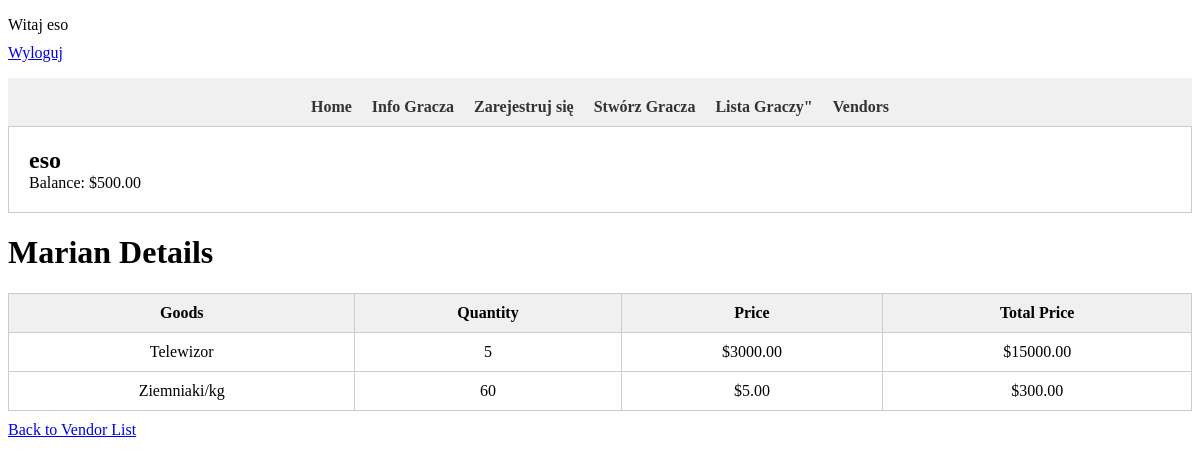
/seller/1/ (signed in), run on the app's committed database.
### SimGame/models.py (models this page shows, shortened)
class Balance(models.Model):
    user = models.OneToOneField(User, on_delete=models.CASCADE)
    amount = models.DecimalField(max_digits=10, decimal_places=2)

class Seller(models.Model):
    name = models.CharField(max_length=64)

class SellerGoods(models.Model):
    seller = models.ForeignKey(Seller, on_delete=models.CASCADE)
    goods = models.ForeignKey(Goods, on_delete=models.CASCADE)
    quantity = models.IntegerField()

class Goods(models.Model):
    name = models.CharField(max_length=64)
    price = models.DecimalField(max_digits=10, decimal_places=2)

### SimGame/views.py (the view)
# urls.py: path('seller/<int:pk>/', SellerDetail.as_view(), name='seller_detail'),
class SellerDetail(View):
    def get(self, request, pk):
        seller = get_object_or_404(Seller, pk=pk)
        sellergoods = SellerGoods.objects.filter(seller=seller).select_related('goods')
        for sellergood in sellergoods:
            sellergood.total_price = sellergood.quantity * sellergood.goods.price
        return render(request, 'seller_detail.html', {'seller': seller, 'sellergoods': sellergoods})

### templates/seller_detail.html (shortened to what this page needs)
{% extends 'base.html' %}
{% block content %}
    <h1>{{ seller.name }} Details</h1>
    <table class="seller-details-table">
        <thead>
            <tr>
                <th>Goods</th>
                <th>Quantity</th>
                <th>Price</th>
                <th>Total Price</th>
            </tr>
        </thead>
        <tbody>
            {% for sellergood in sellergoods %}
            <tr>
                <td>{{ sellergood.goods.name }}</td>
                <td>{{ sellergood.quantity }}</td>
                <td>${{ sellergood.goods.price }}</td>
                <td>${{ sellergood.total_price }}</td>
            </tr>
            {% endfor %}
        </tbody>
    </table>
    <a href="{% url 'vendor_list' %}">Back to Vendor List</a>
{% endblock content %}

### templates/user_panel.html
<p>
{% if user.is_authenticated %}
    Witaj {{ user.username }}<br>
    <a href="{% url 'logout' %}">Wyloguj</a>
{% else %}
    <a href="{% url 'login' %}">Zaloguj</a>
    <a href="{% url 'register' %}">rejestracja</a>
{% endif %}
 </p>

### templates/player_stats.html (shortened to what this page needs)
    <div class="user-box">
        <h2>{{ user.username }}</h2>
        <p>Balance: ${{ user.balance.amount }}</p>
    </div>

### templates/player_stats.html (style rules this page uses)
.user-box { border: 1px solid #ccc; padding: 20px; margin-bottom: 20px; }
.user-box h2 { margin: 0; }
.user-box p { margin: 0; }

### templates/seller_detail.html (style rules this page uses)
.seller-details-table { width: 100%; border-collapse: collapse; }
.seller-details-table th, .seller-details-table td { padding: 10px; border: 1px solid #ccc; }
.seller-details-table th { background-color: #f0f0f0; }
.seller-details-table td { text-align: center; }
a { display: block; margin-top: 10px; }

### data on the page
Seller: name "Marian"
SellerGoods: goods.name "Telewizor", quantity "5", goods.price "3000.00", total_price "15000.00"
SellerGoods: goods.name "Ziemniaki/kg", quantity "60", goods.price "5.00", total_price "300.00"

### other printed values
{{ user.username }} "eso"
{{ user.balance.amount }} "500.00"
